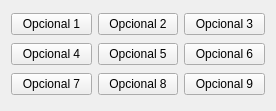
<?xml version="1.0" encoding="UTF-8"?>
<ui version="4.0">
 <class>AsyncCommandList</class>
 <widget class="QWidget" name="AsyncCommandList">
  <property name="geometry">
   <rect>
    <x>0</x>
    <y>0</y>
    <width>276</width>
    <height>111</height>
   </rect>
  </property>
  <property name="windowTitle">
   <string>Comandos Opcionales</string>
  </property>
  <layout class="QGridLayout" name="gridLayout">
   <item row="0" column="0">
    <widget class="QPushButton" name="pushButton_opcional1">
     <property name="text">
      <string>Opcional 1</string>
     </property>
    </widget>
   </item>
   <item row="0" column="1">
    <widget class="QPushButton" name="pushButton_opcional2">
     <property name="text">
      <string>Opcional 2</string>
     </property>
    </widget>
   </item>
   <item row="0" column="2">
    <widget class="QPushButton" name="pushButton_opcional3">
     <property name="text">
      <string>Opcional 3</string>
     </property>
    </widget>
   </item>
   <item row="1" column="0">
    <widget class="QPushButton" name="pushButton_opcional4">
     <property name="text">
      <string>Opcional 4</string>
     </property>
    </widget>
   </item>
   <item row="1" column="1">
    <widget class="QPushButton" name="pushButton_opcional5">
     <property name="text">
      <string>Opcional 5</string>
     </property>
    </widget>
   </item>
   <item row="1" column="2">
    <widget class="QPushButton" name="pushButton_opcional6">
     <property name="text">
      <string>Opcional 6</string>
     </property>
    </widget>
   </item>
   <item row="2" column="0">
    <widget class="QPushButton" name="pushButton_opcional7">
     <property name="text">
      <string>Opcional 7</string>
     </property>
    </widget>
   </item>
   <item row="2" column="1">
    <widget class="QPushButton" name="pushButton_opcional8">
     <property name="text">
      <string>Opcional 8</string>
     </property>
    </widget>
   </item>
   <item row="2" column="2">
    <widget class="QPushButton" name="pushButton_opcional9">
     <property name="text">
      <string>Opcional 9</string>
     </property>
    </widget>
   </item>
  </layout>
  <action name="actionEditOptionalCommand">
   <property name="icon">
    <iconset resource="resources.qrc">
     <normaloff>:/prefix/icons/edit.svg</normaloff>:/prefix/icons/edit.svg</iconset>
   </property>
   <property name="text">
    <string>Editar</string>
   </property>
  </action>
 </widget>
 <resources>
  <include location="resources.qrc"/>
 </resources>
 <connections/>
</ui>
